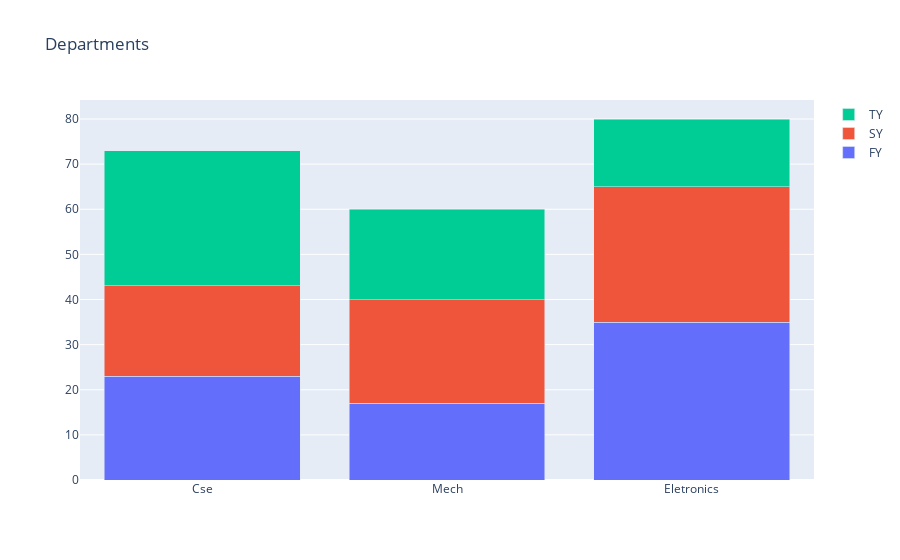

Notebook source saved alongside this figure:
### Code cell
# stack 형태의 그룹 막대 그래프를 출력한다.
data = [trace1, trace2, trace3]
layout = go.Layout(barmode='stack', title='Departments')
fig = go.Figure(data=data, layout=layout)
fig.show()

### Figure 1 — Plotly figure (JSON) as saved in the notebook; plotly's stock layout.template omitted (floating-point values rounded to 4 significant figures)
{"data": [{"name": "FY", "type": "bar", "x": ["Cse", "Mech", "Eletronics"], "y": [23, 17, 35]}, {"name": "SY", "type": "bar", "x": ["Cse", "Mech", "Eletronics"], "y": [20, 23, 30]}, {"name": "TY", "type": "bar", "x": ["Cse", "Mech", "Eletronics"], "y": [30, 20, 15]}], "layout": {"barmode": "stack", "title": {"text": "Departments"}}}
